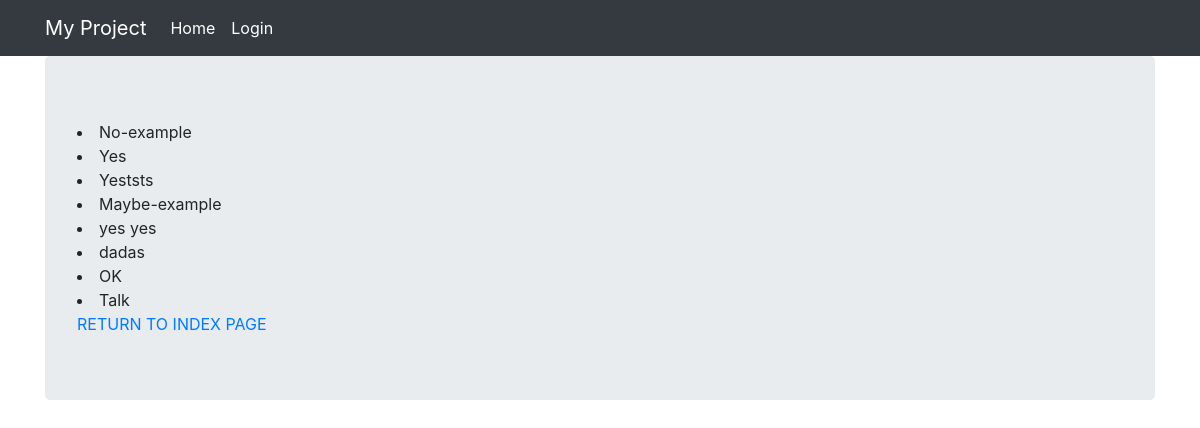
Screenshot of /polls/answers/ with the database file from the repository.
### polls/models.py (models this page shows)
class Answer(models.Model):
    answer_text = models.CharField(max_length=128)
    date_added = models.DateTimeField(auto_now_add=True)
    question = models.ForeignKey(
        Question, on_delete=models.CASCADE, related_name="answers", blank=True, null=True
    )
    def __str__(self):
        return f"{self.answer_text}"

### polls/views.py (the view)
# urls.py: path("answers/", views.answers, name="answers"),
def answers(request):
    return render(
        request,
        template_name="polls/answers.html",
        context={"answers": Answer.objects.all()}
    )

### polls/templates/polls/answers.html
{% extends "base.html" %}
{% block content %}
    {% for a in answers %}
        <li>{{ a }}</li>
    {% endfor %}
    <a href="{% url 'polls_view:index' %}">RETURN TO INDEX PAGE</a>
{% endblock %}

### rows the page displays
Answer: answer_text "No-example"
Answer: answer_text "Yes"
Answer: answer_text "Yeststs"
Answer: answer_text "Maybe-example"
Answer: answer_text "yes yes"
Answer: answer_text "dadas"
Answer: answer_text "OK"
Answer: answer_text "Talk"
